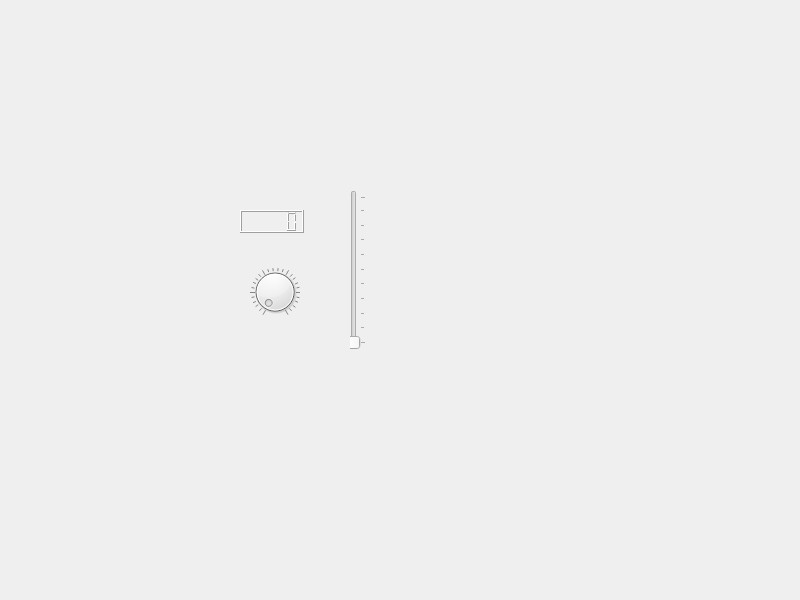
<?xml version="1.0" encoding="UTF-8"?>
<ui version="4.0">
 <class>Dialog</class>
 <widget class="QDialog" name="Dialog">
  <property name="geometry">
   <rect>
    <x>0</x>
    <y>0</y>
    <width>800</width>
    <height>600</height>
   </rect>
  </property>
  <property name="windowTitle">
   <string>Dialog</string>
  </property>
  <widget class="QSlider" name="verticalSlider">
   <property name="geometry">
    <rect>
     <x>350</x>
     <y>190</y>
     <width>16</width>
     <height>160</height>
    </rect>
   </property>
   <property name="orientation">
    <enum>Qt::Vertical</enum>
   </property>
   <property name="tickPosition">
    <enum>QSlider::TicksBelow</enum>
   </property>
  </widget>
  <widget class="QDial" name="dial">
   <property name="geometry">
    <rect>
     <x>250</x>
     <y>260</y>
     <width>50</width>
     <height>64</height>
    </rect>
   </property>
   <property name="notchesVisible">
    <bool>true</bool>
   </property>
  </widget>
  <widget class="QLCDNumber" name="lcdNumber">
   <property name="geometry">
    <rect>
     <x>240</x>
     <y>210</y>
     <width>64</width>
     <height>23</height>
    </rect>
   </property>
  </widget>
 </widget>
 <resources/>
 <connections/>
</ui>
